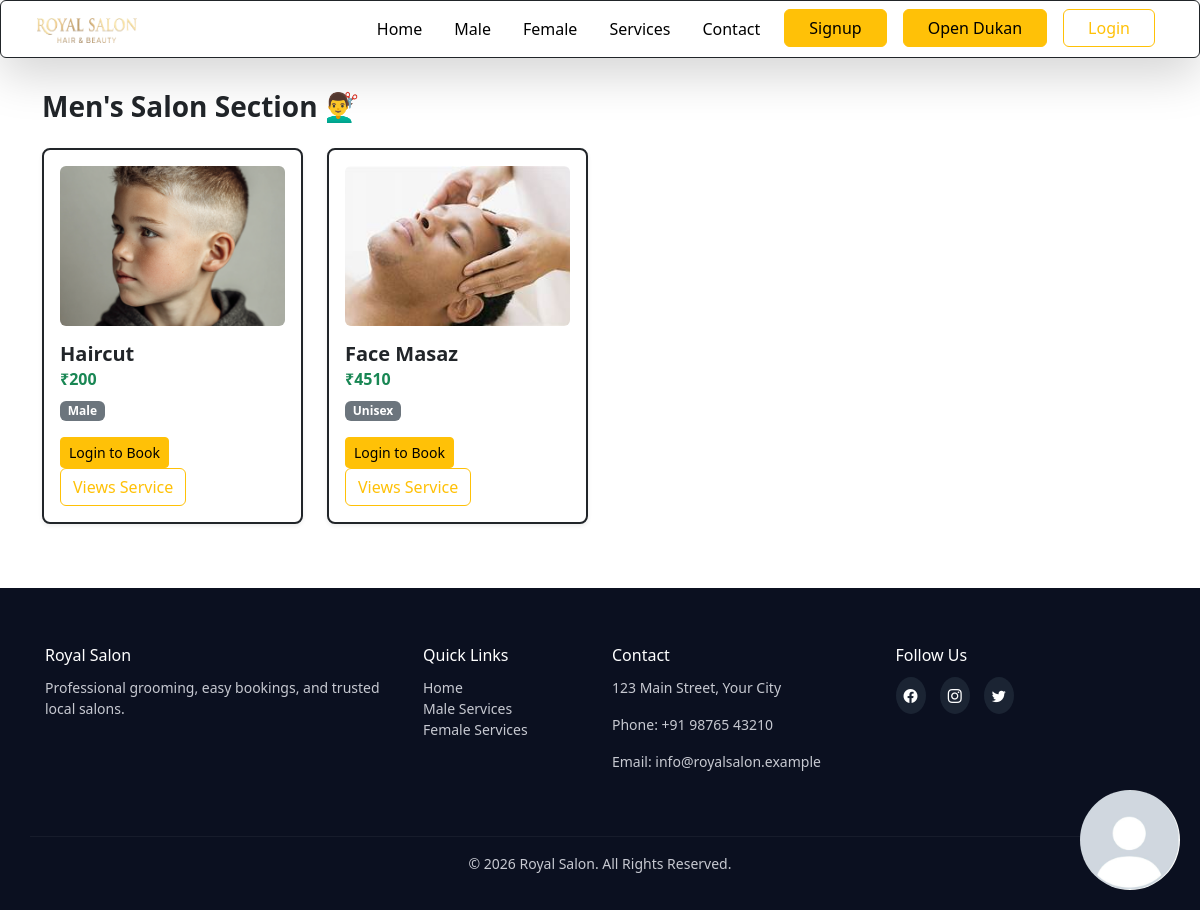
The page /shopkeeper/maleservice/ on the database its author committed.
### shopkeeper/models.py (models this page shows, shortened)
class SalonService(models.Model):
    salon = models.ForeignKey(Salon, on_delete=models.CASCADE, related_name="services")
    GENDER_CHOICES = [
        ('male', 'Male Only'),
        ('female', 'Female Only'),
        ('unisex', 'Unisex (Both)'),
    ]
    name = models.CharField(max_length=100)
    image = models.ImageField(upload_to='service_images/')
    price = models.IntegerField()
    is_active = models.BooleanField(default=True)
    target_gender = models.CharField(
        max_length=10,
        choices=GENDER_CHOICES,
        default='unisex'
    )

### shopkeeper/views.py (the view)
# urls.py: path('maleservice/', views.male_section, name='male_section'),
def male_section(request):
    male_service = SalonService.objects.filter(target_gender__in=['male', 'unisex'])
    current_booking = None
    if request.user.is_authenticated and hasattr(request.user, 'is_customer') and request.user.is_customer:
        current_booking = QueueEntry.objects.filter(customer=request.user, status__in=['waiting', 'seated']).select_related('service', 'salon').first()
    context = {
        'services': male_service,
        'current_booking': current_booking,
    }
    return render(request, 'shopkeeper/maleservice.html', context)

### templates/shopkeeper/maleservice.html (shortened to what this page needs)
{% extends 'main.html' %}
{% load static %}
{% block extra_css %}
<link rel="stylesheet" href="{% static 'css/maleservice.css' %}">
{% endblock %}
{% block content %}
<div class="container mt-5">
    <h3 class="fw-bold text-dark mb-4">Men's Salon Section 💇‍♂️</h3>
    <div class="row g-4">
        {% for service in services %}
            <div class="col-12 id-sm-6 col-md-4 col-lg-3">
                <div class="card h-100 border border-dark border-2 rounded-3 p-3 bg-white shadow-sm">
                    <div class="text-center mb-3">
                        {% if service.image %}
                            <img src="{{ service.image.url }}" alt="{{ service.name }}" class="img-fluid rounded service-image" style="height: 160px; object-fit: cover; width: 100%;">
                        {% else %}
                            <img src="{% static 'images/assets/OIP (2).jpg' %}" alt="Default Service" class="img-fluid rounded service-image" style="height: 160px; object-fit: cover; width: 100%;">
                        {% endif %}
                    </div>
                    <div class="card-body p-0">
                        <h5 class="fw-bold text-dark mb-1">{{ service.name }}</h5>
                        <h6 class="text-success fw-bold mb-2">₹{{ service.price }}</h6>
                        <span class="badge bg-secondary text-capitalize small">{{ service.target_gender }}</span>
                        <div class="mt-3">
                            {% if user.is_authenticated and user.is_customer %}
                                {% if current_booking and current_booking.service.id == service.id %}
                                    <a href="{% url 'leave_queue' service.id %}" class="btn btn-outline-danger btn-sm">Leave Queue</a>
                                {% elif current_booking %}
                                    <button class="btn btn-secondary btn-sm" disabled>Booked Elsewhere</button>
                                {% else %}
                                    <a href="{% url 'join_queue' service.id %}" class="btn btn-warning btn-sm">Book Sit</a>
                                {% endif %}
                            {% else %}
                                <a href="{% url 'login' %}" class="btn btn-warning btn-sm">Login to Book</a>
                            {% endif %}
                            <a href="{% url 'about_service_page' service.id %}" class="btn btn-outline-warning">Views Service</a>
                        </div>
                    </div>
                </div>
            </div>
        {% empty %}
            <div class="col-12 text-center py-5">
                <p class="text-muted fs-5">Male section mein abhi koi service nahi hai.</p>
            </div>
        {% endfor %}
    </div>
</div>
{% endblock %}

### templates/main.html (shortened to what this page needs)
{% load static %}
<!doctype html>
<html lang="en">
  <head>
</head>
    <link
      href="https://cdn.jsdelivr.net/npm/bootstrap@5.3.3/dist/css/bootstrap.min.css"
      rel="stylesheet"
    />
    <link
      rel="stylesheet"
      href="https://cdn.jsdelivr.net/npm/bootstrap-icons@1.11.3/font/bootstrap-icons.min.css"
    />
    <link rel="stylesheet" href="{% static 'css/main.css' %}" />
    {% block extra_css %}{% endblock %}
  </head>
  <body>
    <nav class="navbar navbar-expand-lg custom-navbar px-4 border border-dark rounded shadow-lg">
      <div class="container-fluid mobilesize">
        <a class="navbar-brand logo-text" href="{% url 'home' %}"
          ><img src="../static/assest/Gemini_Generated_Image_4g5i9v4g5i9v4g5i-removebg-preview (1).png" alt="Royal Salon" style="height: 25PX; width: 100px;"></a>
        <div class="collapse navbar-collapse justify-content-end" id="navbarNav">
          <ul class="navbar-nav align-items-start">
            <li class="nav-item mx-2">
              <a class="nav-link active" href="{% url 'home' %}">Home</a>
            </li>
            <li class="nav-item mx-2">
              <a class="nav-link" href="{% url 'male_section' %}">Male</a>
            </li>
            <li class="nav-item mx-2">
              <a class="nav-link" href="{% url 'female_section' %}">Female</a>
            </li>
            <li class="nav-item mx-2">
              <a class="nav-link" href="#">Services</a>
            </li>
            <li class="nav-item mx-2">
              <a class="nav-link" href="#">Contact</a>
            </li>
            <li class="nav-item mx-2">
              <a
                href="#"
                class="btn btn-warning px-4"
                data-bs-toggle="modal"
                data-bs-target="#signupModal"
                >Signup</a
              >
            </li>
            <li class="nav-item mx-2">
              {% if user.is_authenticated and user.is_shopkeeper %} {% if
              has_salon %}
              <a href="{% url 'salon_detail' %}" class="btn btn-success">
                View Dukan</a
              >
              {% else %}
              <a
                href="#"
                class="btn btn-warning px-4"
                data-bs-toggle="modal"
                data-bs-target="#salonModal"
                >Open Dukan</a
              >
              {% endif %}
            </li>
            <li class="nav-item mx-2">
              {% if user.is_authenticated %}
              <a href="{% url 'logout' %}" class="btn btn-warning px-4"
                >Logout</a
              >
              {% else %}
              <a
                href="#"
                class="btn btn-outline-warning px-4"
                data-bs-toggle="modal"
                data-bs-target="#loginModal"
                >Login</a
              >
              {% endif %}
            </li>
          </ul>
        </div>
      </div>
    </nav>
    <div class="container-fluid p-0">{% block content %} {% endblock %}</div>
    <div class="d-none d-md-block">
      {% if user.is_authenticated %}
      <a href="{% url 'profile' %}">
        {% if user.image %}
        <img
          src="{{ user.image.url }}"
          alt="profile"
          class="profile rounded-circle"
        />
        {% else %}
        <img
          src="../static/assest/staticprofilepicture.jpg"
          alt="profile"
          class="profile rounded-circle"
        />
        {% endif %}
      </a>
      {% else %}
      <a class="px-4" data-bs-toggle="modal" data-bs-target="#loginModal">
        <img
          src="../static/assest/staticprofilepicture.jpg"
          alt="profile"
          class="static-profile"
          style="border-radius: 50px"
        />
      </a>
      {% endif %}
    </div>
    <footer class="site-footer">
      <div class="footer-top container">
        <div class="row">
          <div class="col-md-4 footer-col">
            <h5>Royal Salon</h5>
            <p>
              Professional grooming, easy bookings, and trusted local salons.
            </p>
          </div>
          <div class="col-md-2 footer-col">
            <h5>Quick Links</h5>
            <ul class="list-unstyled">
              <li><a href="{% url 'home' %}">Home</a></li>
              <li><a href="{% url 'male_section' %}">Male Services</a></li>
              <li><a href="{% url 'female_section' %}">Female Services</a></li>
            </ul>
          </div>
          <div class="col-md-3 footer-col">
            <h5>Contact</h5>
            <p>123 Main Street, Your City</p>
            <p>Phone: +91 98765 43210</p>
            <p>Email: info@royalsalon.example</p>
          </div>
          <div class="col-md-3 footer-col">
            <h5>Follow Us</h5>
            <div class="social-icons">
              <a href="#" aria-label="facebook"
                ><i class="bi bi-facebook"></i
              ></a>
              <a href="#" aria-label="instagram"
                ><i class="bi bi-instagram"></i
              ></a>
              <a href="#" aria-label="twitter"><i class="bi bi-twitter"></i></a>
            </div>
          </div>
        </div>
      </div>
      <div class="footer-bottom container text-center">
        <p>© 2026 Royal Salon. All Rights Reserved.</p>
      </div>
    </footer>
  </body>
</html>

### static/css/main.css (style rules this page uses)
* { margin: 0; padding: 0; }
.nav-link { color: black !important; }
.custom-navbar { position: fixed; top: 0; width: 100%; z-index: 1000; background-color: white; }
body { margin-top: 90px; }
.profile, .static-profile { position: fixed; height: 100px; width: 100px; right: 20px; bottom: 20px; z-index: 999; }
.site-footer { background: #0b1020; color: #dcdfe6; padding: 40px 0 20px; margin-top: 40px; }
.site-footer h5 { color: #fff; margin-bottom: 12px; font-size: 16px; }
.site-footer p, .site-footer a, .site-footer li { color: #c7c9d1; font-size: 14px; }
.site-footer a { text-decoration: none; }
.site-footer .footer-top { padding: 18px 15px; }
.site-footer .footer-col { margin-bottom: 18px; }
.site-footer .social-icons a { margin-right:10px; color:#fff; background:#1b2433; padding:8px; border-radius:50%; display:inline-block; }
.site-footer .footer-bottom { padding-top:16px; border-top:1px solid rgba(255,255,255,0.05); margin-top:12px; font-size:14px; }

### static/css/maleservice.css (style rules this page uses)
* { margin: 0; padding: 0; }
.service-image { height: 150px; width: 200px; }

### rows shown on the page
SalonService: image (picture), name "Haircut", price "200", target_gender "Male"
SalonService: image (picture), name "Face Masaz", price "4510", target_gender "Unisex"
